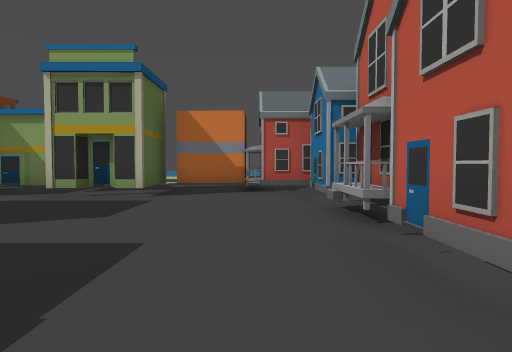
view 1 (above)

24 first-person views from a walk through a 3-D level made in the Godot game engine. The camera is 1.2 m above the floor, tilts 2° down and sees 75° across. The floor is counted in squares, 2 m on a side. Each view is taken from the middle of a square. On the plan, view 1 faces up. The plan holds only what a view shows up to about 10 squares ahead; the rest is blank. The place goes on beyond the plan.

view 2
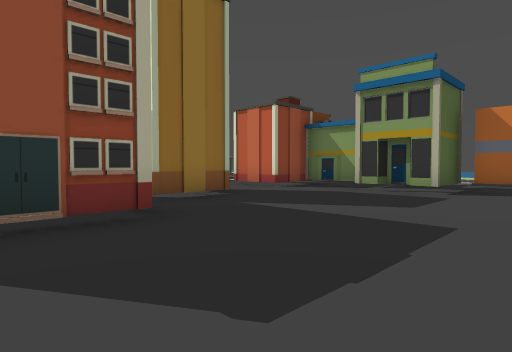

view 3
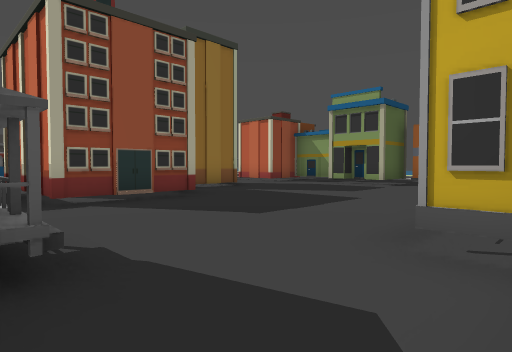

view 4
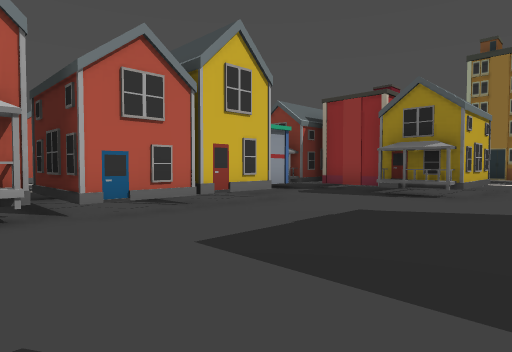

view 5
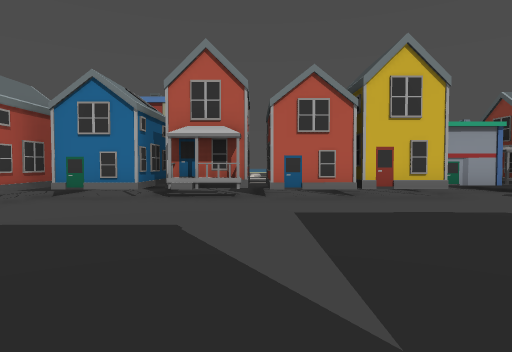

view 6
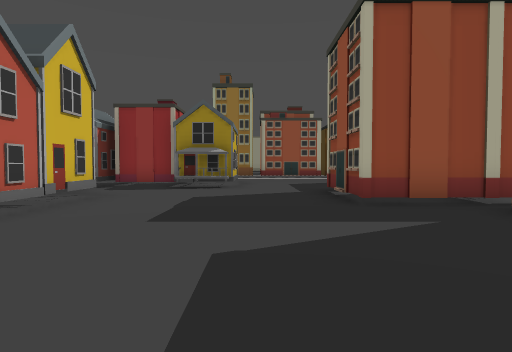

view 7
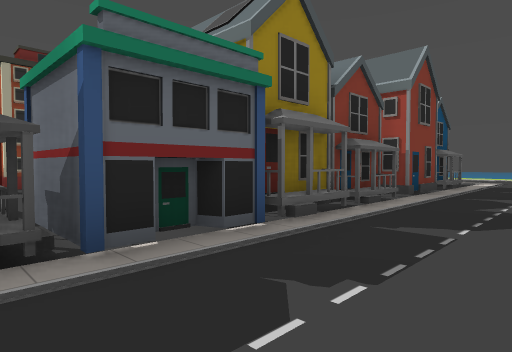

view 8
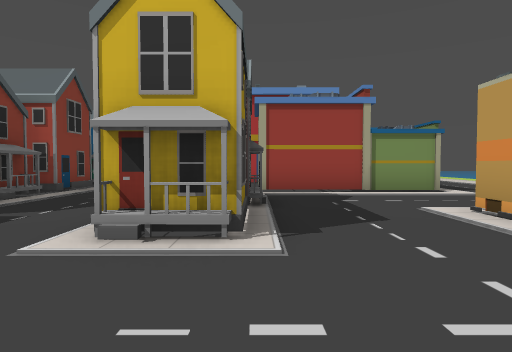

view 9
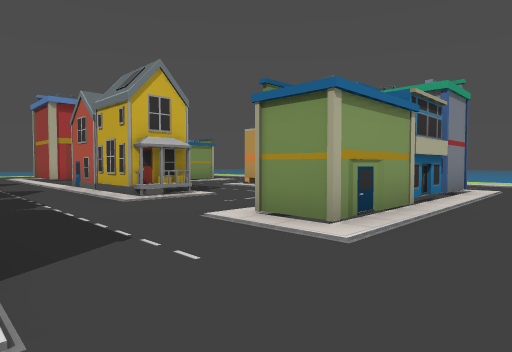

view 10
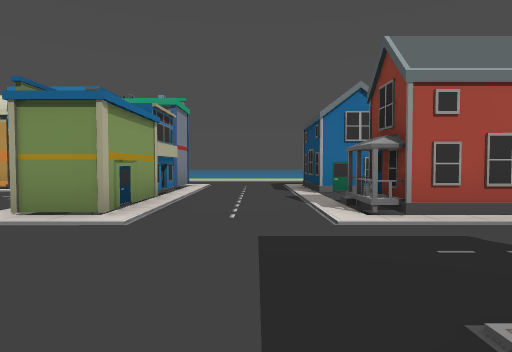

view 11
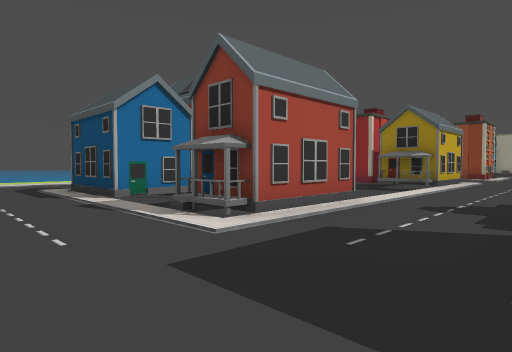

view 12
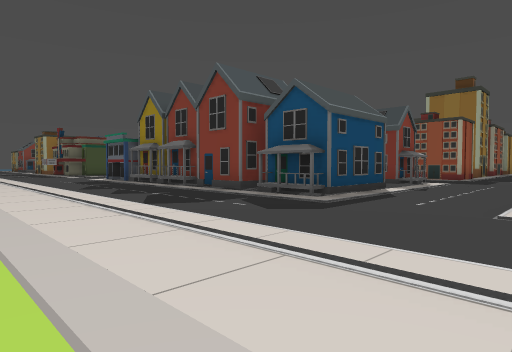

view 13
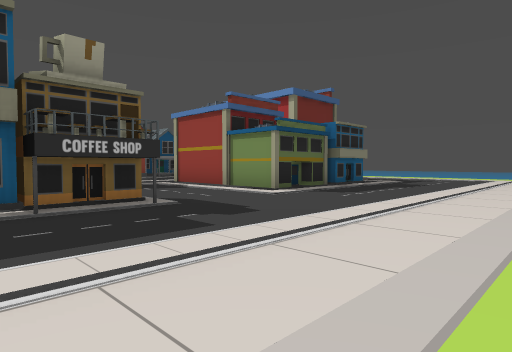

view 14
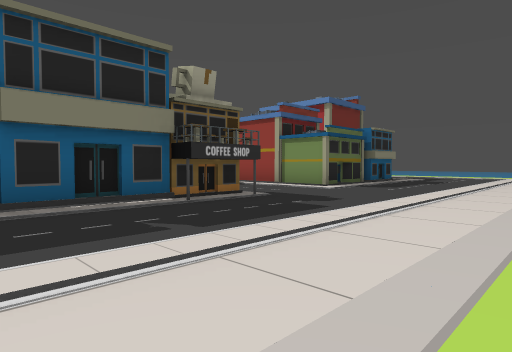

view 15
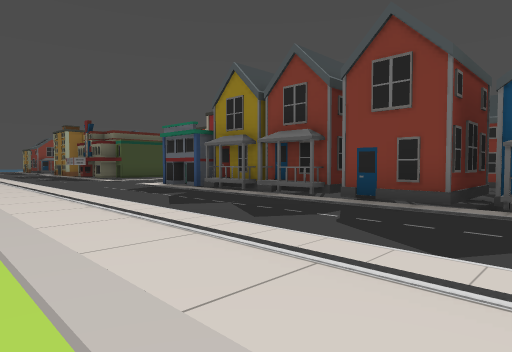

view 16
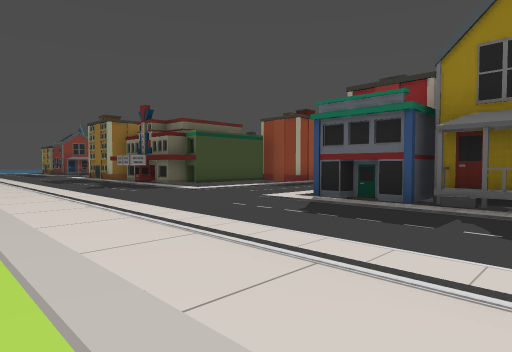

view 17
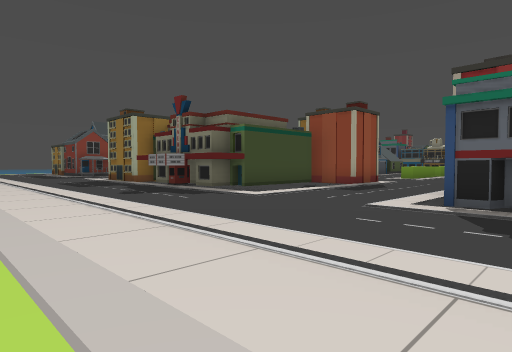

view 18
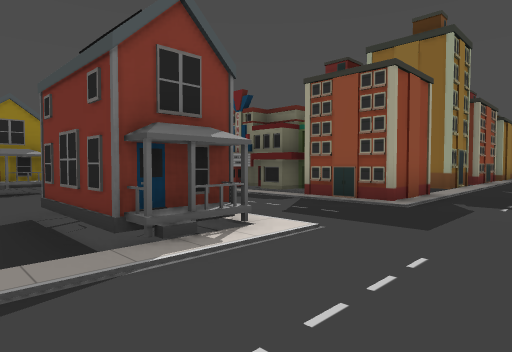

view 19
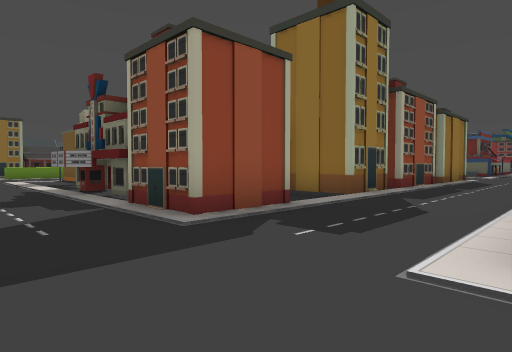

view 20
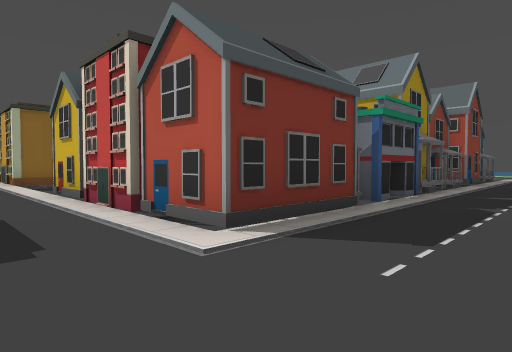

view 21
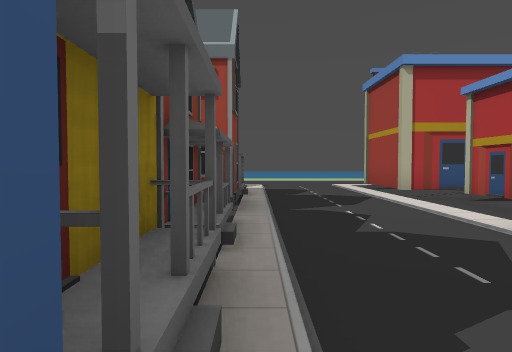

view 22
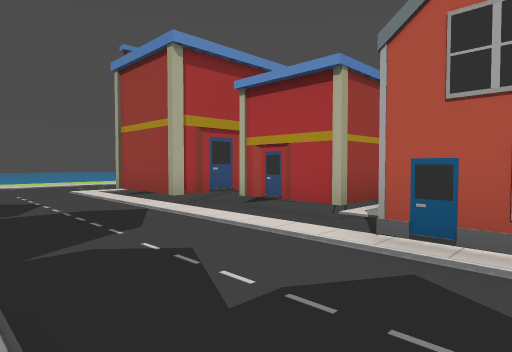

view 23
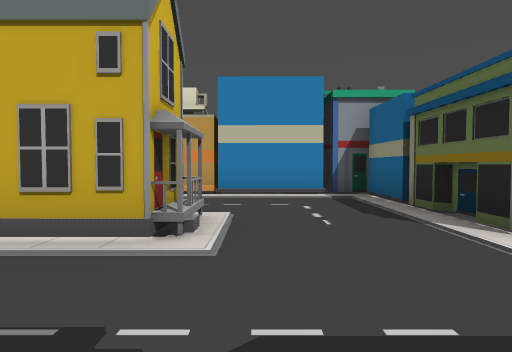

view 24
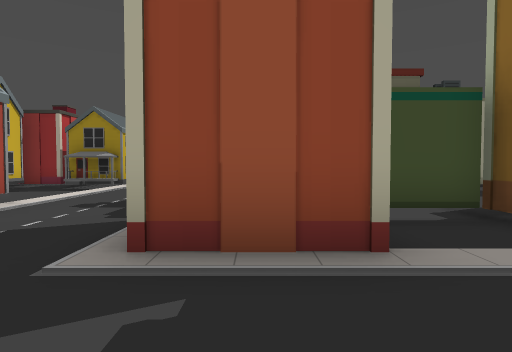

### Floor plan
Key: @ floor where view 1 was taken; # wall or solid block; . main floor; - floor 0.25 m lower than the main floor; / step, stairs or slope.
Columns run from 7 left of view 1 to 17 right of it. Each row starts with its distance up from view 1.
  8  ###/#####-/../#    ....
  7  #-###----//../##  #....
  6 ##-------##.../--  #....
  5 -----------/../#   #....
  4  -------###/../#####....
  3  #---------/..//////....
  2  #-------##/..##.........
  1  ###-----##/..##.........
  0  # #---@-##...##..##.....
 -1 ####------#...##..##.....
 -2  ---------#.......##.....
 -3    ---##--#.......##.....
 -4   #---#####.......##.....
 -5  ##///#####...######.....
 -6    ......................
 -7   .......................
 -8   .../////....//////.....
 -9   ### #---#...##-###.....
-10       #----/..##----.....
-11       --###...##-###.....
-12           ##../-  --.....
-13           #.../-  ##.....
-14            /../--  #.....
-15           -/..##-###.....
-16           //..######.....
-17              .#    #.....
-18                 .........
-19               ...........
-20               ...........
-21                #////....
-22                #####....
-23                    #....
-24                    #....
-25                    #....

Positions as (right, up) in squares from view 1, and headings:
1: (0, 0), facing up
2: (0, -1), facing up-left
3: (2, -3), facing up-left
4: (-3, 4), facing down-right
5: (-5, 3), facing right
6: (-2, 6), facing down
7: (6, -3), facing up-left
8: (8, -4), facing up
9: (4, -7), facing up-right
10: (3, -7), facing right
11: (4, -6), facing down-right
12: (17, -5), facing down-left
13: (17, -2), facing up-left
14: (17, -4), facing up-left
15: (17, -9), facing down-left
16: (17, -14), facing down-left
17: (17, -16), facing down-left
18: (9, -6), facing down-left
19: (6, -5), facing down-left
20: (6, -7), facing up-left
21: (4, -1), facing up
22: (4, 1), facing up-right
23: (4, -2), facing right
24: (3, -6), facing down
